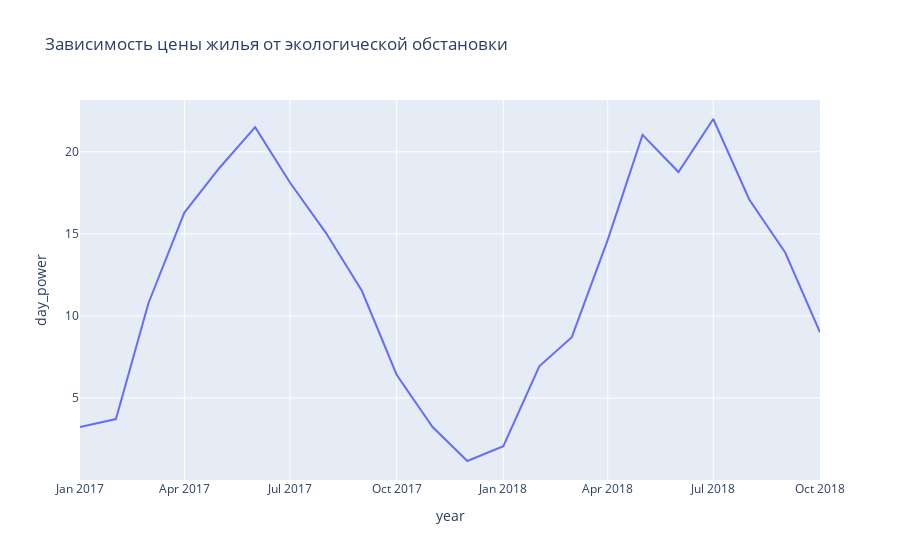

Notebook code cell kept with this figure:
### Code cell
fig = px.line(
            mean_data, 
            x='year',
            y='day_power',
            # labels={'price_doc':'Цена объекта недвижимости', 'ecology': 'Экологическая обстановка'},
            title='Зависимость цены жилья от экологической обстановки',
            # color ='ecology'
            )

fig.show()

### Figure 1 — Plotly figure (JSON) as saved in the notebook; plotly's stock layout.template omitted (floating-point values rounded to 4 significant figures)
{"data": [{"hovertemplate": "year=%{x}<br>day_power=%{y}<extra></extra>", "legendgroup": "", "line": {"color": "#636efa", "dash": "solid"}, "marker": {"symbol": "circle"}, "mode": "lines", "name": "", "orientation": "v", "showlegend": false, "type": "scatter", "x": ["2017-01-01T00:00:00", "2017-02-01T00:00:00", "2017-03-01T00:00:00", "2017-04-01T00:00:00", "2017-05-01T00:00:00", "2017-06-01T00:00:00", "2017-07-01T00:00:00", "2017-08-01T00:00:00", "2017-09-01T00:00:00", "2017-10-01T00:00:00", "2017-11-01T00:00:00", "2017-12-01T00:00:00", "2018-01-01T00:00:00", "2018-02-01T00:00:00", "2018-03-01T00:00:00", "2018-04-01T00:00:00", "2018-05-01T00:00:00", "2018-06-01T00:00:00", "2018-07-01T00:00:00", "2018-08-01T00:00:00", "2018-09-01T00:00:00", "2018-10-01T00:00:00"], "xaxis": "x", "y": [3.233, 3.714, 10.77, 16.3, 19, 21.5, 18.13, 15.06, 11.53, 6.419, 3.233, 1.161, 2.065, 6.929, 8.71, 14.63, 21.03, 18.77, 22, 17.1, 13.87, 9], "yaxis": "y"}], "layout": {"legend": {"tracegroupgap": 0}, "title": {"text": "Зависимость цены жилья от экологической обстановки"}, "xaxis": {"anchor": "y", "domain": [0, 1], "title": {"text": "year"}}, "yaxis": {"anchor": "x", "domain": [0, 1], "title": {"text": "day_power"}}}}
